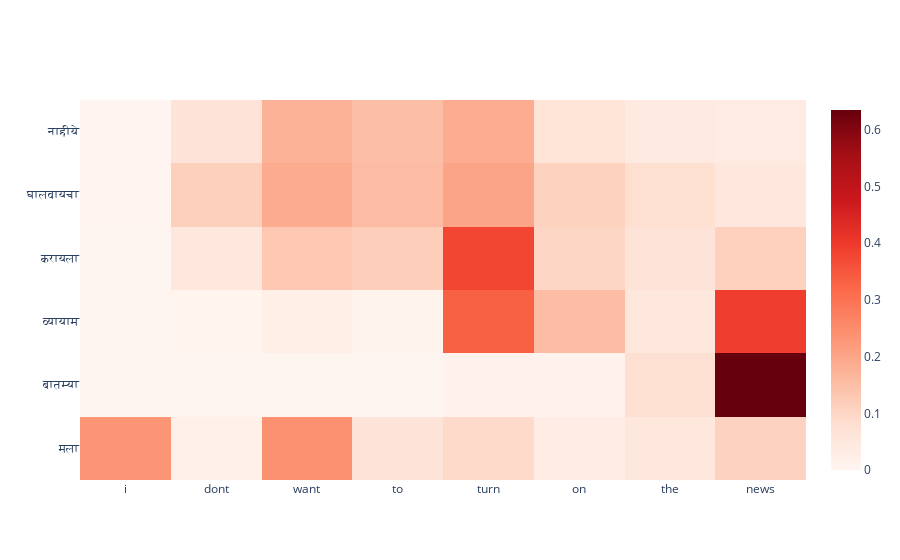

Notebook code for this chart:
### Markdown cell above
#### Call the function to visualize outputs

### Code cell
predict_random_val_sentence()

### Figure 1 — Plotly figure (JSON) as saved in the notebook; plotly's stock layout.template omitted (floating-point values rounded to 4 significant figures)
{"data": [{"colorscale": [[0, "rgb(255,245,240)"], [0.125, "rgb(254,224,210)"], [0.25, "rgb(252,187,161)"], [0.375, "rgb(252,146,114)"], [0.5, "rgb(251,106,74)"], [0.625, "rgb(239,59,44)"], [0.75, "rgb(203,24,29)"], [0.875, "rgb(165,15,21)"], [1, "rgb(103,0,13)"]], "type": "heatmap", "x": ["i", "dont", "want", "to", "turn", "on", "the", "news"], "y": ["मला", "बातम्या", "व्यायाम", "करायला", "घालवायचा", "नाहीये"], "z": [[0.2321, 0.01902, 0.2396, 0.06446, 0.09312, 0.02978, 0.05235, 0.1084], [1.717e-05, 0.0001277, 0.0005432, 0.0006313, 0.009548, 0.01422, 0.07835, 0.6351], [6.759e-05, 0.005503, 0.02288, 0.007691, 0.3321, 0.1544, 0.05016, 0.3912], [0.0009797, 0.05077, 0.1336, 0.119, 0.3776, 0.1011, 0.06277, 0.1122], [0.003226, 0.1147, 0.1897, 0.1562, 0.2035, 0.1102, 0.08024, 0.05027], [0.002748, 0.06479, 0.1762, 0.1513, 0.1854, 0.06225, 0.04144, 0.03777]]}], "layout": {}}
